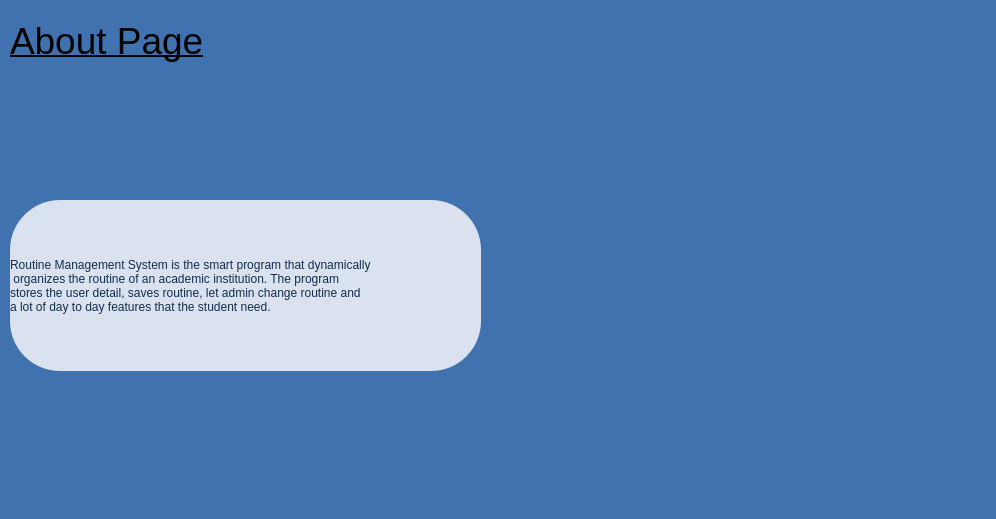
<?xml version="1.0" encoding="UTF-8"?>
<ui version="4.0">
 <class>aboutpage</class>
 <widget class="QDialog" name="aboutpage">
  <property name="enabled">
   <bool>true</bool>
  </property>
  <property name="geometry">
   <rect>
    <x>0</x>
    <y>0</y>
    <width>996</width>
    <height>519</height>
   </rect>
  </property>
  <property name="sizePolicy">
   <sizepolicy hsizetype="Fixed" vsizetype="Fixed">
    <horstretch>0</horstretch>
    <verstretch>0</verstretch>
   </sizepolicy>
  </property>
  <property name="maximumSize">
   <size>
    <width>1213</width>
    <height>519</height>
   </size>
  </property>
  <property name="windowTitle">
   <string>Dialog</string>
  </property>
  <property name="styleSheet">
   <string notr="true">background-color:#3F72AF
</string>
  </property>
  <widget class="QLabel" name="label">
   <property name="geometry">
    <rect>
     <x>10</x>
     <y>10</y>
     <width>241</width>
     <height>61</height>
    </rect>
   </property>
   <property name="font">
    <font>
     <pointsize>28</pointsize>
     <underline>true</underline>
    </font>
   </property>
   <property name="text">
    <string>About Page</string>
   </property>
  </widget>
  <widget class="QLabel" name="label_2">
   <property name="geometry">
    <rect>
     <x>390</x>
     <y>100</y>
     <width>731</width>
     <height>381</height>
    </rect>
   </property>
   <property name="styleSheet">
    <string notr="true">border-radius:100px;
</string>
   </property>
   <property name="text">
    <string/>
   </property>
   <property name="pixmap">
    <pixmap resource="resources.qrc">:/img/IMG resources/about.jpeg</pixmap>
   </property>
   <property name="scaledContents">
    <bool>true</bool>
   </property>
  </widget>
  <widget class="QLabel" name="label_3">
   <property name="geometry">
    <rect>
     <x>10</x>
     <y>200</y>
     <width>471</width>
     <height>171</height>
    </rect>
   </property>
   <property name="styleSheet">
    <string notr="true">border-radius:50px;
font: 8pt &quot;Segoe Print&quot;;
color:#112D4E;
background-color:#DBE2EF</string>
   </property>
   <property name="text">
    <string>Routine Management System is the smart program that dynamically
 organizes the routine of an academic institution. The program 
stores the user detail, saves routine, let admin change routine and 
a lot of day to day features that the student need.</string>
   </property>
   <property name="scaledContents">
    <bool>false</bool>
   </property>
  </widget>
 </widget>
 <resources>
  <include location="resources.qrc"/>
 </resources>
 <connections/>
</ui>
